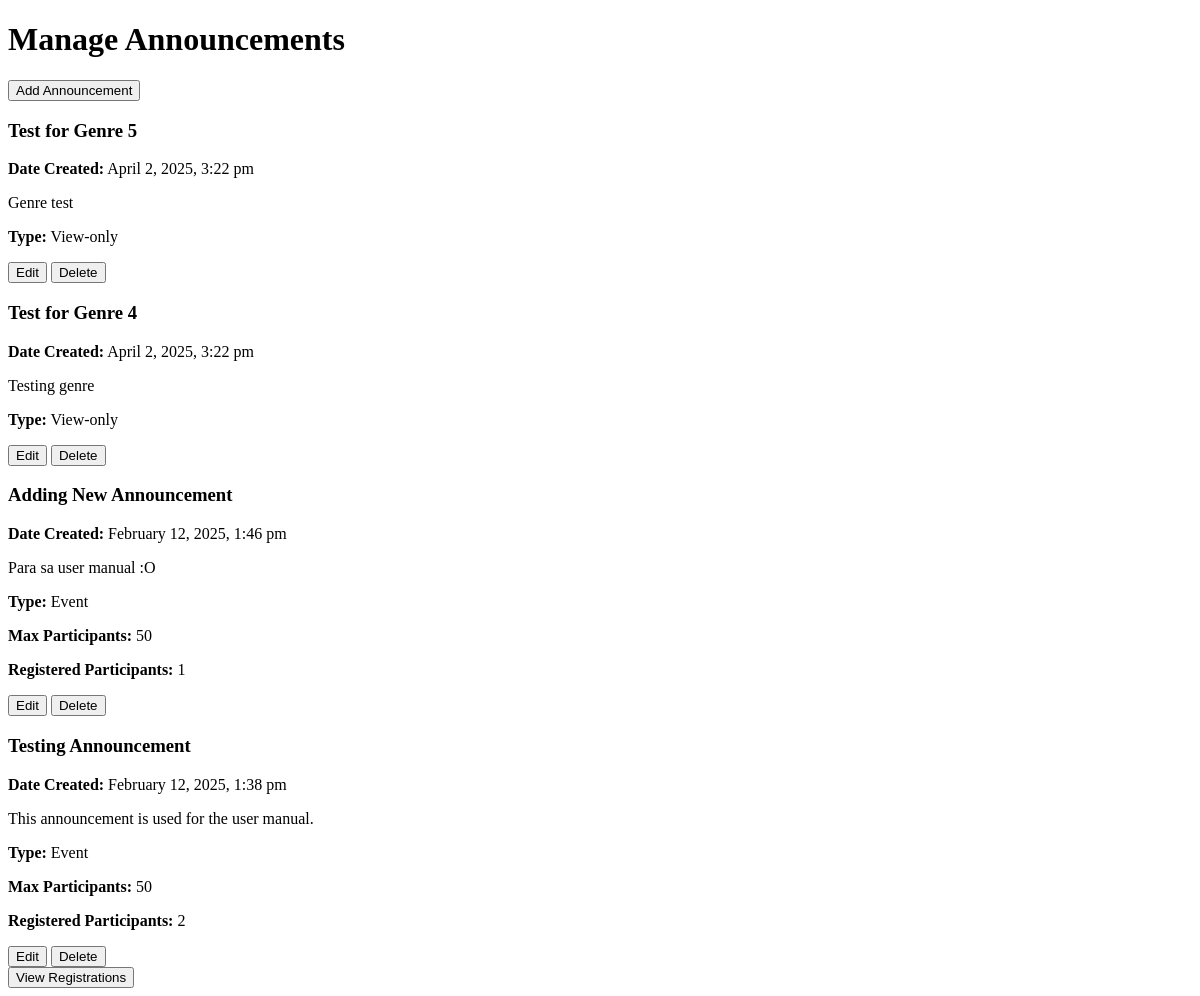
The app's page /admin.php (signed in), older data.
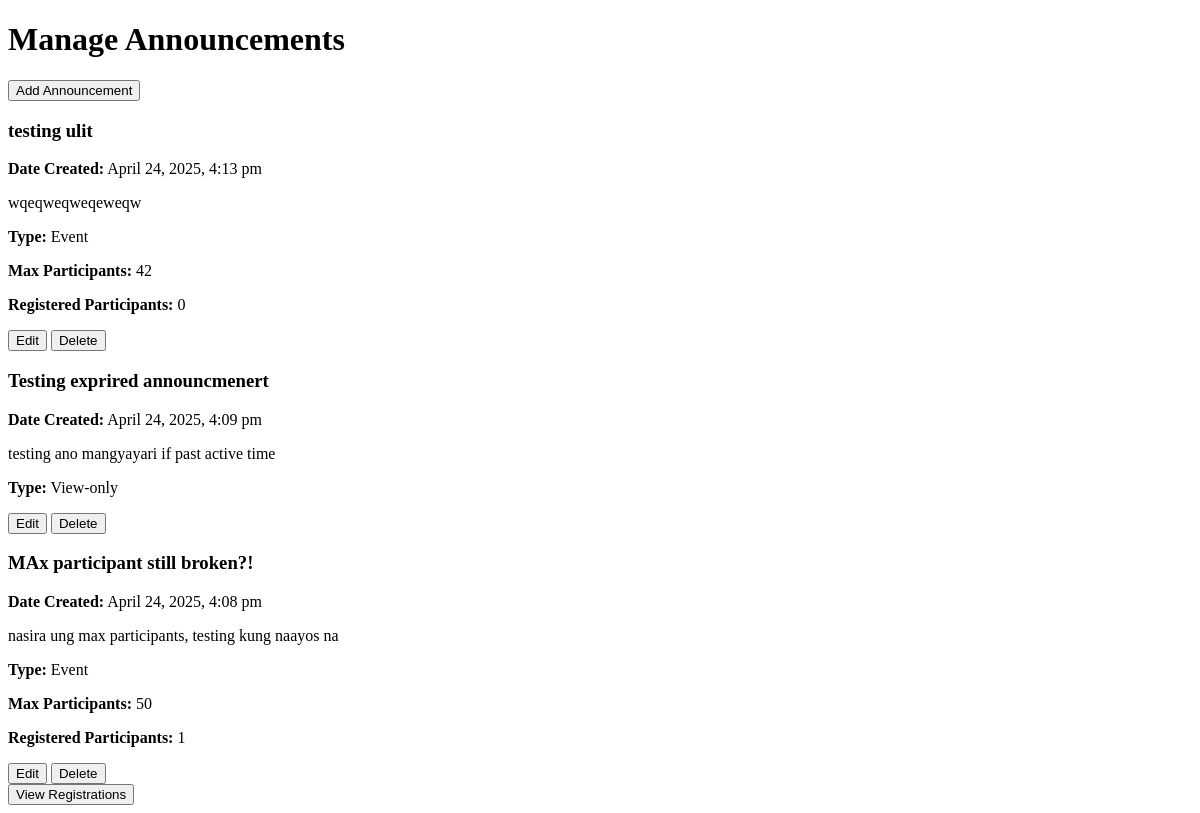
The same page, newer data.
### tables this page shows
CREATE TABLE `announcements` (
  `id` int(11) NOT NULL,
  `title` varchar(255) NOT NULL,
  `content` text NOT NULL,
  `type` enum('view-only','event') NOT NULL,
  `max_participants` int(11) DEFAULT NULL,
  `created_at` timestamp NOT NULL DEFAULT current_timestamp(),
  `registered_participants` int(11) DEFAULT 0,
  `image_path` varchar(255) DEFAULT NULL,
  `genre` varchar(255) NOT NULL,
  `active_until` datetime DEFAULT NULL,
  `is_active` tinyint(1) DEFAULT 1
);

### admin.php (the view, shortened to what this page needs)
<?php
include 'db.php';
$sql = "SELECT * FROM announcements ORDER BY created_at DESC";
$result = $conn->query($sql);
?>
<!DOCTYPE html>
<html lang="en">
<head>
    <link rel="stylesheet" href="styles.css">
</head>
<body>
    <h1>Manage Announcements</h1>
    <button onclick="location.href='add_announcement.php'">Add Announcement</button>
    <div id="announcements">
    <?php while ($row = $result->fetch_assoc()): ?>
        <div class="announcement">
            <h3><?php echo htmlspecialchars($row['title']); ?></h3>
            <p><strong>Date Created:</strong> <?php echo date("F j, Y, g:i a", strtotime($row['created_at'])); ?></p>
            <p><?php echo nl2br(htmlspecialchars($row['content'])); ?></p>
            <p><strong>Type:</strong> <?php echo ucfirst($row['type']); ?></p>
            <?php if ($row['type'] === "event"): ?>
                <p><strong>Max Participants:</strong> <?php echo $row['max_participants']; ?></p>
                <p><strong>Registered Participants:</strong> <?php echo $row['registered_participants']; ?></p>
            <?php endif; ?>
            <button onclick="location.href='edit_announcement.php?id=<?php echo $row['id']; ?>'">Edit</button>
            <button onclick="deleteAnnouncement(<?php echo $row['id']; ?>)">Delete</button>
        </div>
    <?php endwhile; ?>
</div>
    <a href="view_registrations.php">
        <button>View Registrations</button>
    </a>
</body>
</html>

Row changes from the older to the newer data that the page shows:
removed announcements: title "Test for Genre 5", created_at "April 2, 2025, 3:22 pm", content "Genre test", type "View-only"
removed announcements: title "Test for Genre 4", created_at "April 2, 2025, 3:22 pm", content "Testing genre", type "View-only"
removed announcements: title "Adding New Announcement", created_at "February 12, 2025, 1:46 pm", content "Para sa user manual :O", type "Event", max_participants "50", registered_participants "1"
removed announcements: title "Testing Announcement", created_at "February 12, 2025, 1:38 pm", content "This announcement is used for the user manual.", type "Event", max_participants "50", registered_participants "2"
added announcements: title "testing ulit", created_at "April 24, 2025, 4:13 pm", content "wqeqweqweqeweqw", type "Event", max_participants "42", registered_participants "0"
added announcements: title "Testing exprired announcmenert", created_at "April 24, 2025, 4:09 pm", content "testing ano mangyayari if past active time", type "View-only"
added announcements: title "MAx participant still broken?!", created_at "April 24, 2025, 4:08 pm", content "nasira ung max participants, testing kung naayos na", type "Event", max_participants "50", registered_participants "1"
